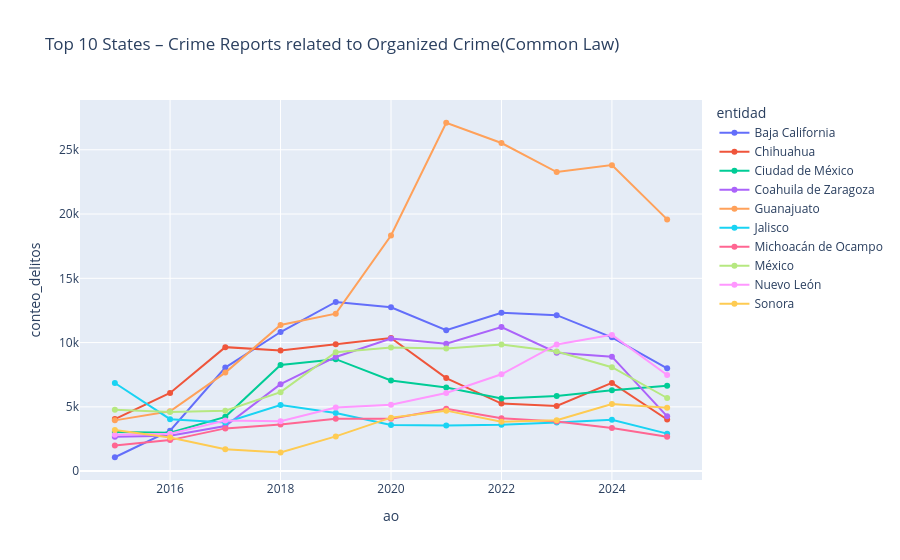

This figure's notebook cell:
### Code cell
# Create interactive plot

fig = px.line(
    df_top10_fc,
    x='ao',
    y='conteo_delitos',
    color='entidad',
    markers=True,
    title='Top 10 States – Crime Reports related to Organized Crime (Common Law)'
)
fig.update_layout(hovermode='x unified')
fig.show()

### Figure 1 — Plotly figure (JSON) as saved in the notebook; plotly's stock layout.template omitted (floating-point values rounded to 4 significant figures)
{"data": [{"hovertemplate": "entidad=Baja California<br>ao=%{x}<br>conteo_delitos=%{y}<extra></extra>", "legendgroup": "Baja California", "line": {"color": "#636efa", "dash": "solid"}, "marker": {"symbol": "circle"}, "mode": "lines+markers", "name": "Baja California", "orientation": "v", "showlegend": true, "type": "scatter", "x": [2015, 2016, 2017, 2018, 2019, 2020, 2021, 2022, 2023, 2024, 2025], "xaxis": "x", "y": [1079.0, 3139.0, 8058.0, 10820.0, 13160.0, 12740.0, 10960.0, 12310.0, 12130.0, 10410.0, 8002.0], "yaxis": "y"}, {"hovertemplate": "entidad=Chihuahua<br>ao=%{x}<br>conteo_delitos=%{y}<extra></extra>", "legendgroup": "Chihuahua", "line": {"color": "#EF553B", "dash": "solid"}, "marker": {"symbol": "circle"}, "mode": "lines+markers", "name": "Chihuahua", "orientation": "v", "showlegend": true, "type": "scatter", "x": [2015, 2016, 2017, 2018, 2019, 2020, 2021, 2022, 2023, 2024, 2025], "xaxis": "x", "y": [4047.0, 6083.0, 9645.0, 9390.0, 9863.0, 10360.0, 7237.0, 5251.0, 5065.0, 6860.0, 4015.0], "yaxis": "y"}, {"hovertemplate": "entidad=Ciudad de México<br>ao=%{x}<br>conteo_delitos=%{y}<extra></extra>", "legendgroup": "Ciudad de México", "line": {"color": "#00cc96", "dash": "solid"}, "marker": {"symbol": "circle"}, "mode": "lines+markers", "name": "Ciudad de México", "orientation": "v", "showlegend": true, "type": "scatter", "x": [2015, 2016, 2017, 2018, 2019, 2020, 2021, 2022, 2023, 2024, 2025], "xaxis": "x", "y": [3050.0, 2994.0, 4223.0, 8257.0, 8709.0, 7057.0, 6498.0, 5656.0, 5836.0, 6300.0, 6633.0], "yaxis": "y"}, {"hovertemplate": "entidad=Coahuila de Zaragoza<br>ao=%{x}<br>conteo_delitos=%{y}<extra></extra>", "legendgroup": "Coahuila de Zaragoza", "line": {"color": "#ab63fa", "dash": "solid"}, "marker": {"symbol": "circle"}, "mode": "lines+markers", "name": "Coahuila de Zaragoza", "orientation": "v", "showlegend": true, "type": "scatter", "x": [2015, 2016, 2017, 2018, 2019, 2020, 2021, 2022, 2023, 2024, 2025], "xaxis": "x", "y": [2678.0, 2750.0, 3514.0, 6767.0, 8880.0, 10320.0, 9912.0, 11210.0, 9216.0, 8905.0, 4261.0], "yaxis": "y"}, {"hovertemplate": "entidad=Guanajuato<br>ao=%{x}<br>conteo_delitos=%{y}<extra></extra>", "legendgroup": "Guanajuato", "line": {"color": "#FFA15A", "dash": "solid"}, "marker": {"symbol": "circle"}, "mode": "lines+markers", "name": "Guanajuato", "orientation": "v", "showlegend": true, "type": "scatter", "x": [2015, 2016, 2017, 2018, 2019, 2020, 2021, 2022, 2023, 2024, 2025], "xaxis": "x", "y": [3948.0, 4652.0, 7664.0, 11370.0, 12250.0, 18320.0, 27100.0, 25530.0, 23260.0, 23800.0, 19580.0], "yaxis": "y"}, {"hovertemplate": "entidad=Jalisco<br>ao=%{x}<br>conteo_delitos=%{y}<extra></extra>", "legendgroup": "Jalisco", "line": {"color": "#19d3f3", "dash": "solid"}, "marker": {"symbol": "circle"}, "mode": "lines+markers", "name": "Jalisco", "orientation": "v", "showlegend": true, "type": "scatter", "x": [2015, 2016, 2017, 2018, 2019, 2020, 2021, 2022, 2023, 2024, 2025], "xaxis": "x", "y": [6853.0, 4043.0, 3780.0, 5141.0, 4519.0, 3581.0, 3547.0, 3615.0, 3790.0, 3993.0, 2916.0], "yaxis": "y"}, {"hovertemplate": "entidad=Michoacán de Ocampo<br>ao=%{x}<br>conteo_delitos=%{y}<extra></extra>", "legendgroup": "Michoacán de Ocampo", "line": {"color": "#FF6692", "dash": "solid"}, "marker": {"symbol": "circle"}, "mode": "lines+markers", "name": "Michoacán de Ocampo", "orientation": "v", "showlegend": true, "type": "scatter", "x": [2015, 2016, 2017, 2018, 2019, 2020, 2021, 2022, 2023, 2024, 2025], "xaxis": "x", "y": [1984.0, 2412.0, 3324.0, 3624.0, 4066.0, 4074.0, 4843.0, 4112.0, 3867.0, 3358.0, 2671.0], "yaxis": "y"}, {"hovertemplate": "entidad=México<br>ao=%{x}<br>conteo_delitos=%{y}<extra></extra>", "legendgroup": "México", "line": {"color": "#B6E880", "dash": "solid"}, "marker": {"symbol": "circle"}, "mode": "lines+markers", "name": "México", "orientation": "v", "showlegend": true, "type": "scatter", "x": [2015, 2016, 2017, 2018, 2019, 2020, 2021, 2022, 2023, 2024, 2025], "xaxis": "x", "y": [4769.0, 4598.0, 4701.0, 6142.0, 9255.0, 9622.0, 9532.0, 9854.0, 9309.0, 8082.0, 5688.0], "yaxis": "y"}, {"hovertemplate": "entidad=Nuevo León<br>ao=%{x}<br>conteo_delitos=%{y}<extra></extra>", "legendgroup": "Nuevo León", "line": {"color": "#FF97FF", "dash": "solid"}, "marker": {"symbol": "circle"}, "mode": "lines+markers", "name": "Nuevo León", "orientation": "v", "showlegend": true, "type": "scatter", "x": [2015, 2016, 2017, 2018, 2019, 2020, 2021, 2022, 2023, 2024, 2025], "xaxis": "x", "y": [2829.0, 2911.0, 3931.0, 3875.0, 4947.0, 5169.0, 6083.0, 7531.0, 9851.0, 10600.0, 7479.0], "yaxis": "y"}, {"hovertemplate": "entidad=Sonora<br>ao=%{x}<br>conteo_delitos=%{y}<extra></extra>", "legendgroup": "Sonora", "line": {"color": "#FECB52", "dash": "solid"}, "marker": {"symbol": "circle"}, "mode": "lines+markers", "name": "Sonora", "orientation": "v", "showlegend": true, "type": "scatter", "x": [2015, 2016, 2017, 2018, 2019, 2020, 2021, 2022, 2023, 2024, 2025], "xaxis": "x", "y": [3204.0, 2615.0, 1700.0, 1456.0, 2701.0, 4161.0, 4705.0, 3850.0, 3961.0, 5219.0, 4939.0], "yaxis": "y"}], "layout": {"hovermode": "x unified", "legend": {"title": {"text": "entidad"}, "tracegroupgap": 0}, "title": {"text": "Top 10 States – Crime Reports related to Organized Crime(Common Law)"}, "xaxis": {"anchor": "y", "domain": [0, 1], "title": {"text": "ao"}}, "yaxis": {"anchor": "x", "domain": [0, 1], "title": {"text": "conteo_delitos"}}}}
